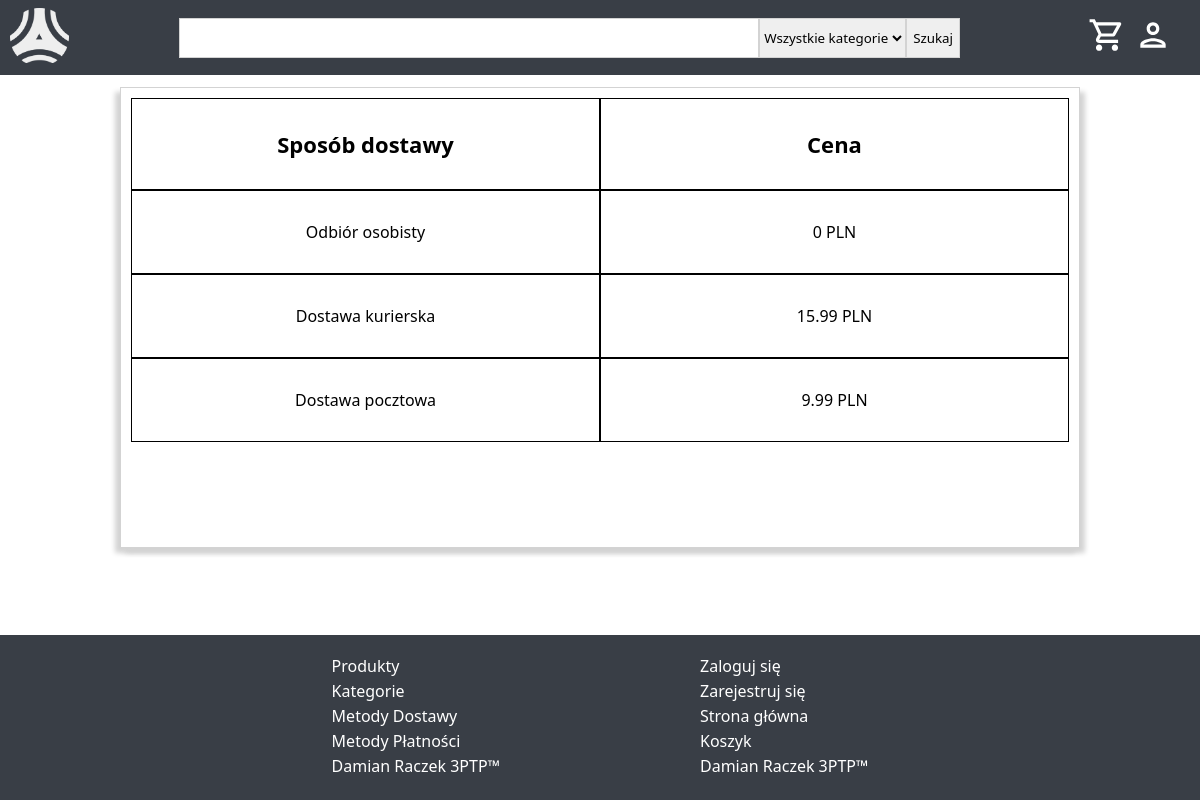
Page /delivery on the committed database.
### tables this page shows
CREATE TABLE `delivery_methods` (
  `id` bigint(20) NOT NULL,
  `name` varchar(255) NOT NULL,
  `price` double(10,2) NOT NULL,
  `created_date` datetime NOT NULL,
  `user_id_created` bigint(20) NOT NULL,
  `last_modified_date` datetime NOT NULL,
  `user_id_last_modified` bigint(20) NOT NULL,
  `status` tinyint(3) UNSIGNED NOT NULL
);

### MVC/controllers/Controller.php (called while the page is built, shortened)
<?php
class Controller{
    public function loadView($name, $data, $return){
        include($name.".php");
        if($return===true){
           return ob_get_clean();
        }
    }
}

### MVC/models/databaseModels/DeliveryModel.php (called while the page is built, shortened)
<?php
class DeliveryModel{
    public function getMethods(){
        $dbh = include("MVC/models/databaseModels/Database.php");
        $stmt = $dbh->prepare("SELECT id, name, price FROM delivery_methods WHERE status = ?");
        $stmt->execute([StatusEnum::ACTIVE]);
        $result = $stmt->fetchAll();
        return $result;
    }
}

### MVC/views/info/deliveryMethods.php (the view, shortened to what this page needs)
<!DOCTYPE html>
<html lang="en">
<head>
    <?php echo $data['styles']; ?>
</head>
<body>
    <?php echo $data['header']; ?>
    <main>
        <div class="grid">
            <div class="header">
                Sposób dostawy
            </div>
            <div class="header">
                Cena
            </div>
            <?php foreach($data['delivery_methods'] as $method): ?>
                <div class="value">
                    <?php echo $method['name']; ?>
                </div>
                <div class="value">
                    <?php echo $method['price']." PLN"; ?>
                </div>
            <?php endforeach; ?>
        </div>
    </main>
    <?php echo $data['footer']; ?>
</body>
</html>

### router/Router.php (shortened to what this page needs)
<?php
class Router {
    function routeRequest($requestUri, $routes) {
        $requestUri=urldecode($requestUri);
        foreach ($routes as $route => $params) {
            $pattern = str_replace(':id', '(\d+)', $route);
            $pattern = str_replace(":token", '([A-Za-z\d]+)', $pattern);
            $pattern = str_replace(":pageableUsers", '\?((page=(\d)+)(&size=(\d)+)((&email=([A-Za-z\d])+)*)((&firstName=([\p{L}\p{N}\s])+)*)((&lastName=([\p{L}\p{N}\s])+)*)((&status=(\d)+)*)((&createdDate=([\d-])+)*)((&id=(\d)+)*)((&orderBy=([A-Za-z_])+)*)((&order=([A-Za-z])+)*))', $pattern);
            $pattern = str_replace(":pageableProductsUser", '(\?page=(\d)+&size=(\d)+((&text=([\p{L}\p{N}\s]*))*)((&categoryId=(\d)+)*)((&gender=(\d)+)*)((&price_from=(\d)+)*)((&price_to=(\d)+)*)((&productSize=(\d)+)*)((&colour=(\d)+)*)((&orderBy=([\p{L}\p{N}_])+)*)((&order=([\p{L}])+)*))', $pattern);
            $pattern = str_replace(":pageableCategories", '\?((page=(\d)+)(&size=(\d)+)((&name=([\p{L}\p{N}\s])+)*)((&status=(\d)+)*)((&createdDate=([\d-])+)*)((&id=(\d)+)*)((&orderBy=([A-Za-z_])+)*)((&order=([A-Za-z])+)*))', $pattern);
            $pattern = str_replace(":pageableProducts", '\?((page=(\d)+)(&size=(\d)+)((&name=([\p{L}\p{N}\s])+)*)((&categoryId=(\d)+)*)((&description=([\p{L}\p{N}\s.,:;"\'() \n-])+)*)((&priceFrom=(\d+(?:\.\d+)?))*)((&priceTo=(\d+(?:\.\d+)?))*)((&quantityFrom=(\d)+)*)((&quantityTo=(\d)+)*)((&productSize=(\d)+)*)((&colour=(\d)+)*)((&gender=(\d)+)*)((&viewCountFrom=(\d)+)*)((&viewCountTo=(\d)+)*)((&status=(\d)+)*)((&createdDate=([\d-])+)*)((&id=(\d)+)*)((&orderBy=([A-Za-z_])+)*)((&order=([A-Za-z])+)*))', $pattern);
            $pattern = str_replace(":pageableOrders", '\?((page=(\d)+)(&size=(\d)+)((&first_name=([\p{L}\p{N}\s])+)*)((&last_name=([\p{L}\p{N}\s])+)*)((&street=([\p{L}\p{N}\s])+)*)((&postal_code=([-\d])+)*)((&postal_city=([\p{L}\p{N}\s])+)*)((&country=([\p{L}\p{N}\s])+)*)((&nip=([\d])+)*)((&company_name=([\p{L}\p{N}\s])+)*)((&delivery_id=(\d)+)*)((&payment_method_id=(\d)+)*)((&payment_status=(\d)+)*)((&order_status=(\d)+)*)((&status=(\d)+)*)((&createdDate=([\d-])+)*)((&id=(\d)+)*)((&orderBy=([A-Za-z_])+)*)((&order=([A-Za-z])+)*))', $pattern);
            if (preg_match('#^'.$pattern.'$#u', $requestUri, $matches)) {
                $controller = new $params['controller']();
                $action = $params['action'];
                $params = array_slice($matches, 1);
                call_user_func_array(array($controller, $action), $params);
                return true;
            }
        }
        return false;
    }
  }

### css/header.css (style rules this page uses)
:root { --header-height:75px; --header-color:#393e46; --header-details-color:#5c6470; }

### css/basicLayout.css (style rules this page uses)
* { margin: 0; box-sizing: border-box; font-family: 'Segoe UI', Tahoma, Geneva, Verdana, sans-serif; }
body { min-height: 100vh; display: flex; flex-direction: column; max-width: 200px; min-width: 100%; }
main { flex:1; margin-top:var(--header-height); }

### MVC/views/info/deliveryMethods.php (style rules this page uses)
main { margin: calc(var(--header-height) + 1%) 10%; border: 1px solid lightgray; box-shadow: lightgray 5px 5px 5px,lightgray -5px 5px 5px; padding:10px }
main .grid { display:grid; text-align:center; grid-template-columns: 1fr 1fr; }
main .grid > * { border: 1px solid black; border-collapse:collapse; padding:30px; }
main .grid > .header { font-weight:600; font-size:22px; }

### rows in the picture
delivery_methods: name "Odbiór osobisty", price "0"
delivery_methods: name "Dostawa kurierska", price "15.99"
delivery_methods: name "Dostawa pocztowa", price "9.99"
